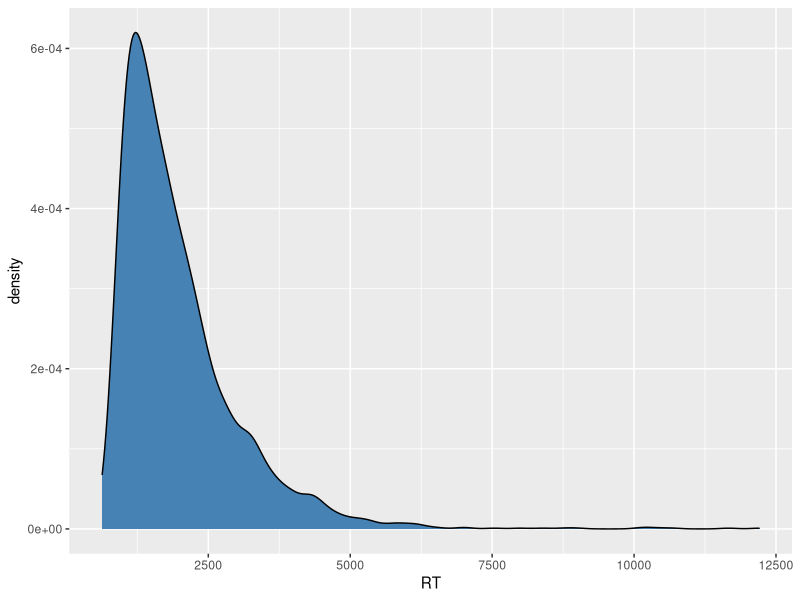

The R source for this figure:
## Bodo Winter
## March 2, 2017
## First analysis of hierarchy data

##------------------------------------------------------------------
## Pre-processing:
##------------------------------------------------------------------

## Load libraries:

library(tidyverse)
library(lme4)
library(afex)
library(stringr)
library(ggplot2)

## Preliminaries:

setwd('/Users/winterb/Research/power_sarah_hierarchy/new_analysis/')
eng <- read_csv('english_data.csv')

## Get rid of unwanted columns:

eng <- eng %>%
	select(-(Session:ExperimentVersion),
		-Group, -RandomSeed,
		-(RandomSeed:Block),
		-(list1:list9),
		-ComprehensionQuestion.RESP,
		-ComprehensionQuestion.RT,
		-(MainConditionTable:MainList),
		-MainQuestion.RTTime,
		-MainScreen.RTTime,
		-(PracticeDisplayTime:Procedure),
		-(QuestionDisplayTime:TopProfession))

## Get rid of practice trials:

eng <- eng %>%
	filter(!is.na(MainScreen.RESP))
	
## Rename columns:

eng <- eng %>%
	rename(Task = ExperimentName,
		Subj = Subject,
		SubjGender = Gender,
		BottomProf = Bottomprofession,
		Comp.RESP = MainQuestion.RESP,
		Comp.RT = MainQuestion.RT,
		Country = HomeCountry,
		Language = NativeLanguage,
		GenderCond = GenderCondition,
		HierarchyCond = HierarchyCondition,
		Resp = MainScreen.RESP,
		RT = MainScreen.RT)

## Rename content of all columns that contain responses:

up_function <- function(x) ifelse(x == '{UPARROW}', 'up', 'down')
eng <- eng %>%
	mutate(Comp.RESP = up_function(Comp.RESP),
		Resp = up_function(Resp))
rm(up_function)

## Rename task column:
## A = which one is more powerful?
## B = which one is less powerful?

eng <- eng %>%
	mutate(Task = ifelse(Task == 'professions_englishA', 'powerful', 'powerless'))

## Create a unique condition column:

eng <- eng %>% 
	mutate(Subj = gl(nrow(eng) / 128, 128))

## Log transform RTs:

eng <- eng %>%
	mutate(LogRT = log(RT),
		LogComp.RT = ifelse(Comp.RT != 0, log(Comp.RT), NA))

## Exclude non-native speakers and lefties (not enough anyway):
		# perhaps check the "Country" column at some point:

eng <- eng %>%
	filter(str_detect(Language, 'english|English'),
		Handedness == 'right')

## Get rid of those columns (not needed now anymore):

eng <- eng %>%
	select(-Language, -Handedness, -Country)



##------------------------------------------------------------------
## Comprehension question analysis:
##------------------------------------------------------------------

## Find correct repsonses to female question:

with(eng,
	female_up <<- Question == 'Was the female at the top or bottom?')
with(eng,
	female_up <<- female_up & GenderCond == 'FemaleTop' & Comp.RESP == 'up')
with(eng,
	female_down <<- Question == 'Was the female at the top or bottom?')
with(eng,
	female_down <<- female_down & GenderCond == 'MaleTop' & Comp.RESP == 'down')
female_corr <- female_up | female_down

## Find correct repsonses to male question:

with(eng,
	male_up <<- Question == 'Was the male at the top or bottom?')
with(eng,
	male_up <<- male_up & GenderCond == 'MaleTop' & Comp.RESP == 'up')
with(eng,
	male_down <<- Question == 'Was the male at the top or bottom?')
with(eng,
	male_down <<- male_down & GenderCond == 'FemaleTop' & Comp.RESP == 'down')
male_corr <- male_up | male_down

## Combine and attach to data frame:

comp_corrects <- female_corr | male_corr
eng$Comp.ACC <- comp_corrects

## Clean up:

rm(comp_corrects, male_corr, female_corr, male_up, male_down,
	female_up, female_down)

## Get a dataframe of only the comprehension question responses:

comps <- eng %>%
	filter(!is.na(Comp.ACC))

## Get accuracies per subject:

comps %>% group_by(Subj) %>%
	summarize(ACC = mean(Comp.ACC)) %>%
	print(n = length(unique(eng$Subj)))
	# subject 3 performed with 79%

## Check accuracies by nature of question:

comps %>% group_by(GenderCond, Comp.RESP) %>%
	summarize(ACC = mean(Comp.ACC))

## For analysis contrast code predictors:

comps <- comps %>%
	mutate(GenderCond_c = as.factor(GenderCond),
		Comp.RESP_c = as.factor(Comp.RESP))
contrasts(comps$Comp.RESP_c) <- contr.sum(2)
contrasts(comps$GenderCond_c) <- contr.sum(2)

## Make an analysis of this:

comps.afex <- mixed(Comp.ACC ~ GenderCond_c * Comp.RESP_c +
	(1 + Comp.RESP_c + GenderCond_c|Subj) + (1|PairName),
	data = comps, family = 'binomial', method = 'LRT',
	control = glmerControl(optimizer = 'bobyqa'))
	# no interactions with condition

## Now we can get rid of the question and question RT stuff:

eng <- eng %>%
	select(-Comp.RESP, -Comp.RT, -Question, -Comp.ACC)


##------------------------------------------------------------------
## Check some basic stuff of the analysis:
##------------------------------------------------------------------

## How many men and women?

eng %>% count(SubjGender) %>% mutate(n = n / 128)
	# only four men, exclude?

## Exclude the men and then exclude the gender column:

eng <- eng %>%
	filter(SubjGender == 'female') %>%
		select(-SubjGender)
		# so I am proceeding with 29 subjects



##------------------------------------------------------------------
## Accuracy analysis:
##------------------------------------------------------------------

## What is accurate? For the powerful experiment:

with(eng,
	powerful_correct <<- Task == 'powerful' &
		Resp == 'up' &
		HierarchyCond == 'TopPower')
with(eng,
	powerful_correct <<- powerful_correct | Task == 'powerful' &
		Resp == 'down' & HierarchyCond == 'BottomPower')
with(eng,
	powerless_correct <<- Task == 'powerless' &
		Resp == 'down' &
		HierarchyCond == 'TopPower')
with(eng,
	powerless_correct <<- powerless_correct | Task == 'powerless' &
		Resp == 'up' & HierarchyCond == 'BottomPower')

## Add this to the dataframe:

eng$ACC <- powerful_correct | powerless_correct

## Clean up:

rm(powerful_correct, powerless_correct)

## Analyze this:

ACC.afex <- mixed(ACC ~ (HierarchyCond + GenderCond) * Task +
	(1|Subj) + (1|ItemNo),
	data = eng, family = 'binomial', method = 'LRT',
	control = glmerControl(optimizer = 'bobyqa'))
	# look at GenderCond:Task

## Check inaccurates by subject:

eng %>% group_by(Subj) %>%
	summarize(ACC = mean(ACC)) %>% print(n = length(unique(eng$Subj)))
	# all over 80 percent, no subjects to be excldued

## How many inaccurates?

(1 - (sum(eng$ACC) / nrow(eng))) * 100		# 5.7 %

## Exclude inaccurates:

eng <- eng %>%
	filter(ACC == 1)



##------------------------------------------------------------------
## RT cleaning:
##------------------------------------------------------------------

## Check RT distribution:

ggplot(eng, aes(x = RT)) + geom_density(fill = 'steelblue')
	## WOOOOOAH!

## Check RT by subject:

eng %>% group_by(Subj) %>%
	summarize(RT = mean(RT)) %>% print(n = length(unique(eng$Subj)))
	# some vast variation

## Exclude responses over 5000:

eng <- eng %>%
	filter(RT < 5000)

## Exclude within subjects:

these_subs <- unique(eng$Subj)
new_df <- c()
sd_fac <- 2.5
for (i in seq_along(these_subs)) {
	this_df <- filter(eng, Subj == these_subs[i])
	rts <- this_df$LogRT
	UB <- mean(rts) + sd_fac * sd(rts)
	LB <- mean(rts) - sd_fac * sd(rts)
	this_df <- filter(this_df,
		!(rts > UB | rts < LB))
	new_df <- rbind(new_df, this_df)
	}
rm(i, LB, rts, these_subs, this_df, UB)

## Compare:

(1 - (nrow(new_df) / nrow(eng))) * 100




##------------------------------------------------------------------
## Analyze results:
##------------------------------------------------------------------

## Create a factor for hierarchy/gender congruency (male = powerful):

with(new_df,
	male_power <<- HierarchyCond == 'TopPower' & GenderCond == 'MaleTop')
with(new_df,
	male_power <<- male_power | (HierarchyCond == 'BottomPower' & GenderCond == 'FemaleTop'))
new_df$GenderCongruent <- male_power
rm(male_power)

## Contrast code all predictors:

new_df <- mutate(new_df,
	GenderCond_c = as.factor(GenderCond),
	Task_c = as.factor(Task),
	HierarchyCond_c = as.factor(HierarchyCond),
	Resp_c = as.factor(Resp),
	GenderCongruent_c = as.factor(GenderCongruent))
contrasts(new_df$GenderCond_c) <- contr.sum(2)
contrasts(new_df$Task_c) <- contr.sum(2)
contrasts(new_df$HierarchyCond_c) <- contr.sum(2)
contrasts(new_df$Resp_c) <- contr.sum(2)
contrasts(new_df$GenderCongruent_c) <- contr.sum(2)

## Make a model of this:

summary(xmdl <- lmer(LogRT ~ GenderCond_c + Task_c +
	HierarchyCond_c + Task_c:HierarchyCond_c +
	GenderCond_c:HierarchyCond_c + Task_c:GenderCond_c +
	(1 + HierarchyCond_c + GenderCond_c|Subj) + (1 + Task_c|ItemNo),
	# (1 + GenderCond_c + HierarchyCond_c|Subj) +
	# (1 + GenderCond_c + Task_c + HierarchyCond_c|ItemNo),
		data = new_df))


summary(xmdl2 <- lmer(LogRT ~ GenderCongruent_c + Task_c +
	Task_c:GenderCongruent_c +
	(1 + GenderCongruent_c|Subj) + (1 + Task_c|ItemNo),
	# (1 + GenderCond_c + HierarchyCond_c|Subj) +
	# (1 + GenderCond_c + Task_c + HierarchyCond_c|ItemNo),
		data = new_df))

## Simple binary comparisons:

new_df %>%
	group_by(Task) %>%
	summarise(RT = round(mean(RT), -1))

new_df %>%
	group_by(GenderCongruent) %>%
	summarise(RT = round(mean(RT), -1))

new_df %>%
	group_by(HierarchyCond) %>%
	summarise(RT = round(mean(RT), -1))

new_df %>%
	group_by(GenderCond) %>%
	summarise(RT = round(mean(RT), -1))

## Binary comparisons:

new_df %>%
	group_by(Task, HierarchyCond) %>%
	summarise(RT = round(mean(RT), -1))

new_df %>%
	group_by(Task, Resp, HierarchyCond) %>%
	summarise(RT = round(mean(RT), -1))

new_df %>%
	group_by(Task, GenderCond) %>%
	summarise(RT = round(mean(RT), -1))

new_df %>%
	group_by(Task, Resp, GenderCond) %>%
	summarise(RT = round(mean(RT), -1))

new_df %>%
	group_by(Task, GenderCongruent) %>%
	summarise(RT = round(mean(RT), -1))
